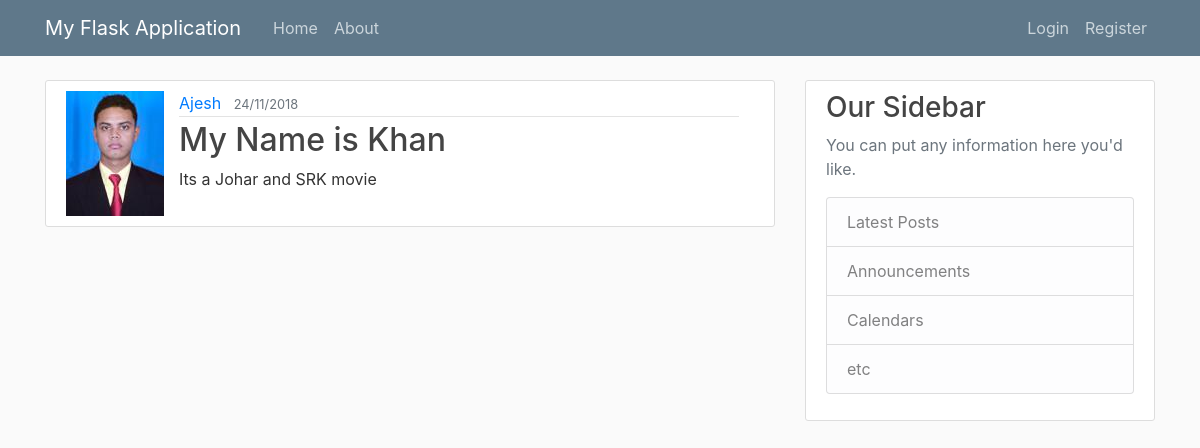
Screenshot of /post/2 with the database file from the repository.
### myFlaskApplication/models.py (models this page shows, shortened)
class User(db.Model, UserMixin):
    id = db.Column(db.Integer, primary_key=True)
    username = db.Column(db.String(20), unique=True, nullable=False)
    email = db.Column(db.String(20), unique=True, nullable=False)
    image_file = db.Column(db.String(20), nullable=False, default='default.jpg')
    password = db.Column(db.String(60), nullable=False)
    posts = db.relationship('Post', backref='author', lazy=True)

class Post(db.Model):
    id = db.Column(db.Integer, primary_key=True)
    title = db.Column(db.String(100), nullable=False, )
    date_posted = db.Column(db.DateTime, nullable=False, default=datetime.utcnow)
    content = db.Column(db.Text, nullable=False)
    user_id = db.Column(db.Integer, db.ForeignKey('user.id'), nullable=False)

### myFlaskApplication/routes.py (the view)
@myFlaskApp.route('/post/<int:post_id>', methods=['GET'])
def post(post_id):
    post = Post.query.get_or_404(post_id)
    return render_template('post.html', title="post.title", post=post)

### myFlaskApplication/templates/post.html (shortened to what this page needs)
{% extends "layout.html" %}
{% block content %}
    <article class="media content-section">
      <div class="media-left media-top">
          <img class="media-object" src="{{ url_for('static', filename='profile_pics/' + post.author.image_file) }}">
      </div>
      <div class="media-body container">
        <div class="article-metadata">
          <a class="mr-2" href="{{ url_for('user_posts', username=post.author.username) }}">{{ post.author.username }}</a>
          <small class="text-muted">{{ post.date_posted.strftime('%d/%m/%Y') }}</small>
        </div>
        <h2 class="article-title">{{ post.title }}</a></h2>
        <p class="article-content">{{ post.content }}</p>
      </div>
    </article>
{% endblock content %}

### myFlaskApplication/static/main.css (style rules this page uses)
body { background: #fafafa; color: #333333; margin-top: 5rem; }
h1, h2, h3, h4, h5, h6 { color: #444444; }
.content-section { background: #ffffff; padding: 10px 20px; border: 1px solid #dddddd; border-radius: 3px; margin-bottom: 20px; }
.article-title { color: #444444; }
.article-content { white-space: pre-line; }
.article-metadata { padding-bottom: 1px; margin-bottom: 4px; border-bottom: 1px solid #e3e3e3 }

### rows the page displays
User: image_file (picture), author.username "Ajesh"
Post: date_posted "24/11/2018", title "My Name is Khan", content "Its a Johar and SRK movie"
